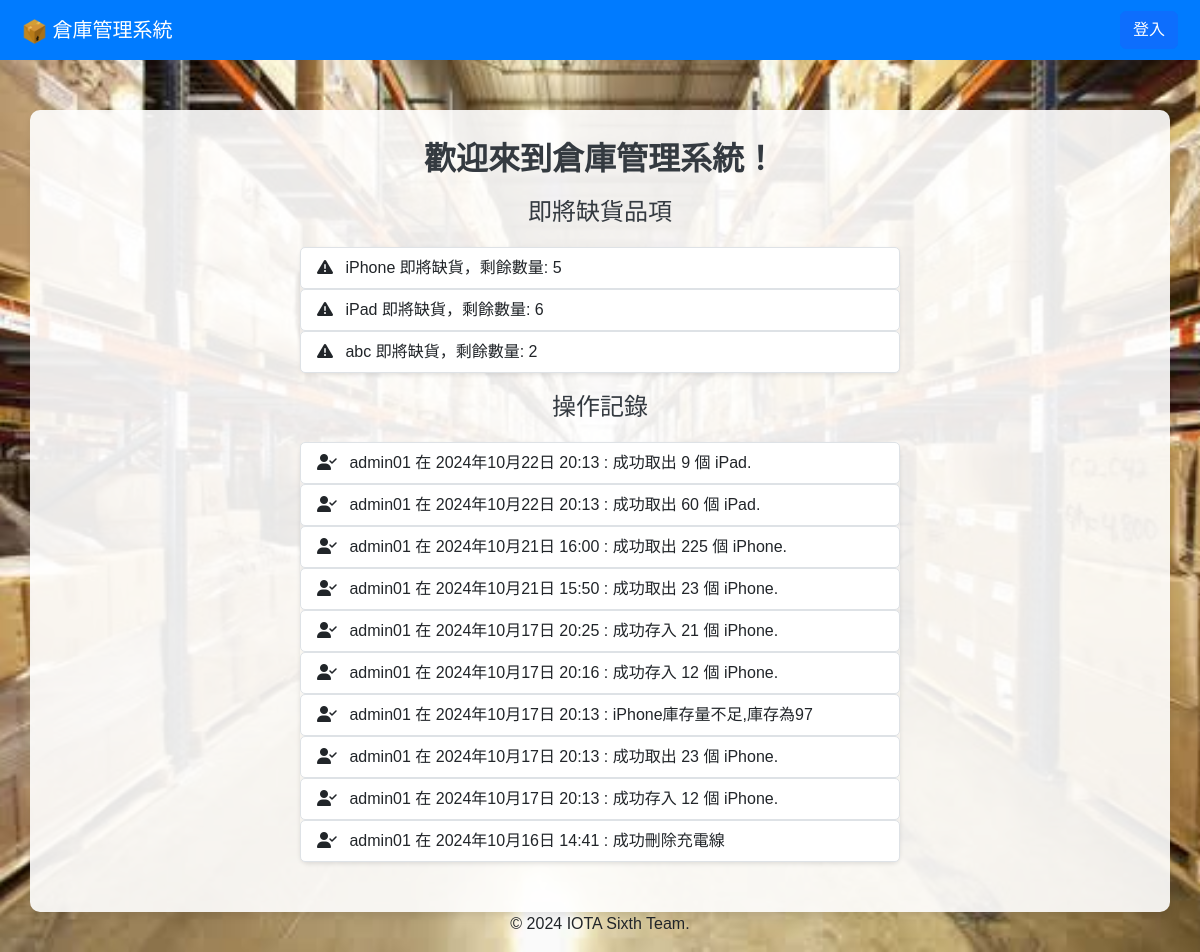
The page / on the database its author committed.
### myapp/models.py (models this page shows, shortened)
class Product(models.Model):
    serial_number = models.AutoField(primary_key=True)  # 流水號，會自動遞增
    barcode = models.CharField(max_length=50, unique=True)
    product_name = models.CharField(max_length=100)  # 貨品名稱
    arrival_date = models.DateField(default=timezone.now)  # 進貨日期，預設為當前日期
    quantity = models.PositiveIntegerField()  # 貨品數量，必須為正整數
    product_type = models.ForeignKey(ProductType, on_delete=models.SET_NULL, null=True)  # 與類型關聯
    description = models.TextField(blank=True, null=True)  # 敘述，允許為空
    supplier = models.ForeignKey(Supplier, on_delete=models.SET_NULL, null=True)  # 與廠商關聯

class ActivityLog(models.Model):
    user = models.ForeignKey(User, on_delete=models.CASCADE)
    action = models.CharField(max_length=255)  # 動作描述
    timestamp = models.DateTimeField(auto_now_add=True)  # 記錄時間

### myapp/views.py (the view)
# urls.py: path('', views.home_view, name='home'),
def home_view(request):
    user = request.user  # 獲取登入者資訊
    logs = ActivityLog.objects.order_by('-timestamp')[:10]  # 只顯示最近的10條記錄
    less_product = Product.objects.filter(quantity__lt=10)
    return render(request, 'home.html', {'user': user,'logs': logs,'less_product':less_product})

### templates/home.html (shortened to what this page needs)
{% extends "base.html" %}
{% block title %}
    {% load static %}
{% endblock title %}
{% block content %}
    <div class="container welcome-container">
        <h1 class="header-title">歡迎來到倉庫管理系統！</h1>
        <h2 class="record-title">即將缺貨品項</h2>
        <div class="log-list">
            <ul class="list-group">
                {% for product in less_product %}
                    <li class="list-group-item d-flex justify-content-between align-items-center">
                        <div>
                            <i class="fa fa-exclamation-triangle me-2"></i>
                            {{ product.product_name }} 即將缺貨，剩餘數量: {{ product.quantity }}
                        </div>
                    </li>
                {% empty %}
                    <li class="list-group-item">目前沒有即將缺貨品項。</li>
                {% endfor %}
            </ul>
        </div>
        <h2 class="record-title">操作記錄</h2>
        <div class="log-list">
            <ul class="list-group">
                {% for log in logs %}
                    <li class="list-group-item d-flex justify-content-between align-items-center">
                        <div>
                            <i class="fas fa-user-check me-2"></i>
                            {{ log.user.username }} 在 {{ log.timestamp|date:"Y年m月d日 H:i" }} : {{ log.action }}
                        </div>
                    </li>
                {% empty %}
                    <li class="list-group-item">目前沒有操作記錄。</li>
                {% endfor %}
            </ul>
        </div>
    </div>
{% endblock content %}

### rows shown on the page
Product: product_name "iPhone", quantity "5"
Product: product_name "iPad", quantity "6"
Product: product_name "abc", quantity "2"
ActivityLog: user.username "admin01", timestamp "2024年10月22日 20:13", action "成功取出 9 個 iPad."
ActivityLog: user.username "admin01", timestamp "2024年10月22日 20:13", action "成功取出 60 個 iPad."
ActivityLog: user.username "admin01", timestamp "2024年10月21日 16:00", action "成功取出 225 個 iPhone."
ActivityLog: user.username "admin01", timestamp "2024年10月21日 15:50", action "成功取出 23 個 iPhone."
ActivityLog: user.username "admin01", timestamp "2024年10月17日 20:25", action "成功存入 21 個 iPhone."
ActivityLog: user.username "admin01", timestamp "2024年10月17日 20:16", action "成功存入 12 個 iPhone."
ActivityLog: user.username "admin01", timestamp "2024年10月17日 20:13", action "iPhone庫存量不足,庫存為97"
ActivityLog: user.username "admin01", timestamp "2024年10月17日 20:13", action "成功取出 23 個 iPhone."
ActivityLog: user.username "admin01", timestamp "2024年10月17日 20:13", action "成功存入 12 個 iPhone."
ActivityLog: user.username "admin01", timestamp "2024年10月16日 14:41", action "成功刪除充電線"
